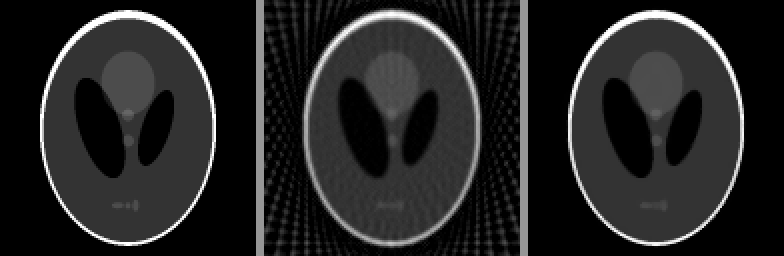
#> input picture algebraic-recon/fig-fewviews.png, 784 x 256 px, given in place of cell256.png, which was not available
$ python figs.py
#> lines starting #> are read from the running program, lines starting #| are printed output that depends on the picture
# Figures for the kernels unit (kernels/lec.qmd). Run: python3 -I tools/figs/kernels/figs.py
# Figure sizes are the display size in px / 96, so 13 pt text shows at about 17 px.
# Filters are correlations with the kernel3x3 demo's kernels, borders replicated as in the demo.
import numpy as np, matplotlib
matplotlib.use("Agg")
import matplotlib.pyplot as plt
from matplotlib.patches import Rectangle, FancyArrowPatch
from scipy import ndimage as ndi

R = '/data/henriksson/github/course/imageanalysis'
OUT = R + '/kernels/'
plt.rcParams.update({"font.size": 13, "font.family": "DejaVu Sans", "svg.fonttype": "none",
                     "axes.edgecolor": "#555", "axes.labelcolor": "#1b2a3a",
                     "xtick.color": "#555", "ytick.color": "#555", "text.color": "#1b2a3a"})
INK, BLUE, RED, ORANGE, GREEN = "#1b2a3a", "#2a6f97", "#bc4749", "#e08a1e", "#3a8a5c"
cell = plt.imread(R + '/demos/src/fourier2d/cell256.png').astype(float)
#> cell: shape (256, 784) float64; min 0, max 1, mean 0.139
if cell.ndim == 3: cell = cell[..., 0]
cell = np.round(cell * 255)

K = {"gauss": np.array([[1, 2, 1], [2, 4, 2], [1, 2, 1]]) / 16,
     "sharpen": np.array([[0, -1, 0], [-1, 5, -1], [0, -1, 0]]),
     "laplace": np.array([[0, 1, 0], [1, -4, 1], [0, 1, 0]]),
     "sobelx": np.array([[-1, 0, 1], [-2, 0, 2], [-1, 0, 1]]),
     "sobely": np.array([[-1, -2, -1], [0, 0, 0], [1, 2, 1]])}
def filt(img, k, mode="nearest"): return ndi.correlate(img, k.astype(float), mode=mode)
def save(fig, name, **kw):
    fig.savefig(OUT + name, facecolor="white", **kw); plt.close(fig)

# ------------------------------------------------------------ 1. a kernel slides over the image
I = np.array([[1 if i + j <= 2 else (5 if i + j == 3 else 9) for j in range(5)] for i in range(5)])
G = np.array([[1, 2, 1], [2, 4, 2], [1, 2, 1]])
out = np.full((5, 5), np.nan)
for i in range(1, 4):
    for j in range(1, 4):
        out[i, j] = (I[i - 1:i + 2, j - 1:j + 2] * G).sum() / 16
assert out[2, 2] == 7.5
fig = plt.figure(figsize=(560 / 96, 230 / 96))
def grid(ax, M, hl=None, fmt="{:g}", title="", cmap_vals=None):
#> called with M = array of shape (5, 5), hl = (2, 2), fmt = '{:g}', title = 'input'
    n, m = M.shape
    for i in range(n):
        for j in range(m):
            v = M[i, j]
            fc = "white" if np.isnan(v) else plt.cm.Greys(0.08 + 0.5 * (v / 9))
            ax.add_patch(Rectangle((j, n - 1 - i), 1, 1, fc=fc, ec="#999", lw=1))
            if not np.isnan(v):
                ax.text(j + 0.5, n - 0.5 - i, fmt.format(v), ha="center", va="center", fontsize=13.5 if len(fmt.format(v)) < 4 else 12.5,
                        color="white" if v > 6.5 and fc != "white" else INK)
    if hl is not None:
        i, j = hl
        ax.add_patch(Rectangle((j - 1, n - 2 - i), 3, 3, fill=False, ec=ORANGE, lw=3))
    ax.set_xlim(-0.1, m + 0.1); ax.set_ylim(-0.1, n + 0.1); ax.set_aspect("equal"); ax.axis("off")
    ax.set_title(title, fontsize=13.5, pad=4)
a1 = fig.add_axes([0.0, 0.02, 0.36, 0.86]); grid(a1, I.astype(float), hl=(2, 2), title="input")
a2 = fig.add_axes([0.40, 0.2, 0.2, 0.5])
for i in range(3):
    for j in range(3):
        a2.add_patch(Rectangle((j, 2 - i), 1, 1, fc="#fdf1e2", ec=ORANGE, lw=1.2))
        a2.text(j + 0.5, 2.5 - i, str(G[i, j]), ha="center", va="center", fontsize=13.5)
a2.set_xlim(-0.1, 3.1); a2.set_ylim(-0.1, 3.1); a2.set_aspect("equal"); a2.axis("off")
a2.set_title("weights ÷ 16", fontsize=13.5, pad=4)
a3 = fig.add_axes([0.64, 0.02, 0.36, 0.86])
o2 = out.copy(); grid(a3, o2, fmt="{:g}", title="output")
a3.add_patch(Rectangle((2, 2), 1, 1, fill=False, ec=ORANGE, lw=3))
fig.add_artist(FancyArrowPatch((0.36, 0.45), (0.40, 0.45), transform=fig.transFigure, arrowstyle="-|>", mutation_scale=16, color=INK))
fig.add_artist(FancyArrowPatch((0.60, 0.45), (0.64, 0.45), transform=fig.transFigure, arrowstyle="-|>", mutation_scale=16, color=INK))
save(fig, "fig-slide.svg")
print("output interior\n", out[1:4, 1:4])

# ------------------------------------------------------------ 2. a gallery: same input, different weights
crop = cell[60:196, 120:256]
panels = [(crop, "input", (0, 255)), (filt(crop, K["gauss"]), "Gaussian", (0, 255)),
          (filt(crop, K["sharpen"]), "sharpen", (0, 255)),
          (filt(crop, K["sobelx"]), "Sobel x\n(0 = grey)", (-300, 300)),
          ]
#> call 3 of filt, with k = array of shape (3, 3), mode = 'nearest'
#> in filt (call 3), `def filt(img, k, mode="nearest"): return ndi.correlate(img, k.astype(f..`:
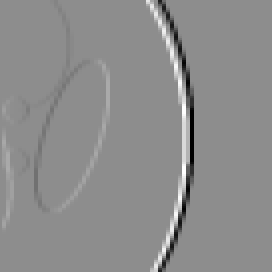
#> returned value: shape (136, 136) float64 (shown 2 times larger); min -1020, max 816, mean -2.6; drawn with min black and max white
fig, ax = plt.subplots(2, 2, figsize=(400 / 96, 440 / 96))
for a, (img, t, (lo, hi)) in zip(ax.ravel(), panels):
    a.imshow(np.clip(img, lo, hi), cmap="gray", vmin=lo, vmax=hi, interpolation="nearest")
    a.set_xticks([]); a.set_yticks([]); a.set_xlabel(t, fontsize=15.5, linespacing=1.05)
#> this loop made 4 passes
#> (t, lo, hi) on passes 1 to 3: ('input', 0, 255), ('Gaussian', 0, 255), ('sharpen', 0, 255)
#> (lo, hi) on pass 4: (-300, 300)
fig.subplots_adjust(left=0.01, right=0.99, top=0.995, bottom=0.13, wspace=0.06, hspace=0.25)
save(fig, "fig-gallery.png", dpi=192)
#> call 2 of save, with name = 'fig-gallery.png'
#> in save (call 2), `fig.savefig(OUT + name, facecolor='white', **kw)`:
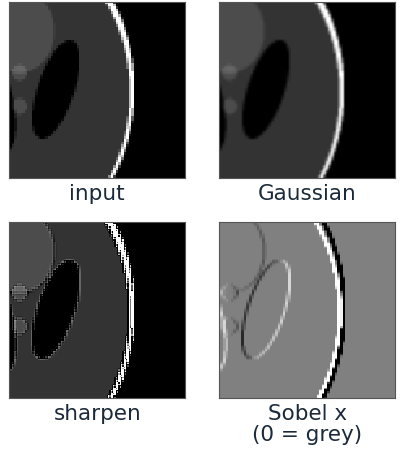
#> figure drawn by matplotlib, 4 panels

# ------------------------------------------------------------ 3. slope and curvature of a step
x = np.arange(5); f = np.array([0, 0, 3, 6, 6.])
#> after `x = np.arange(5)`: x = [0, 1, 2, 3, 4]
#> after `f = np.array([0, 0, 3, 6, 6.0])`: f = [0, 0, 3, 6, 6]
slope = np.full(5, np.nan); curv = np.full(5, np.nan)
#> after `slope = np.full(5, np.nan)`: slope = [nan, nan, nan, nan, nan]
#> after `curv = np.full(5, np.nan)`: curv = [nan, nan, nan, nan, nan]
for i in range(1, 4):
    slope[i] = (f[i + 1] - f[i - 1]) / 2; curv[i] = f[i + 1] - 2 * f[i] + f[i - 1]
#> after the loop, curv = [nan, 3, 0, -3, nan]; slope = [nan, 1.5, 3, 1.5, nan]
assert list(slope[1:4]) == [1.5, 3, 1.5] and list(curv[1:4]) == [3, 0, -3]
fig, ax = plt.subplots(3, 1, figsize=(340 / 96, 360 / 96), sharex=True)
for a, y, c, lab in zip(ax, [f, slope, curv], [INK, BLUE, RED], ["pixel\nvalues", "slope", "curvature"]):
    ok = np.isfinite(y)
    a.axhline(0, color="#bbb", lw=1)
    a.vlines(x[ok], 0, y[ok], color=c, lw=3); a.plot(x[ok], y[ok], "o", color=c, ms=8)
    for xi, yi in zip(x[ok], y[ok]):
        a.text(xi + 0.12, yi + (0.5 if yi >= 0 else -0.6), f"{yi:g}", color=c, fontsize=13, va="center")
    a.set_ylabel(lab, fontsize=13.5, linespacing=1.0)
    a.set_ylim(-4.5, 8.2) if lab != "pixel\nvalues" else a.set_ylim(-0.8, 8.2)
    a.set_yticks([]); a.spines[["top", "right", "left"]].set_visible(False)
    a.axvline(2, color=ORANGE, lw=1.2, ls="--", zorder=0)
#> this loop made 3 passes
#> (y, c, lab, ok) on passes 2 to 3: ([nan, 1.5, 3, 1.5, nan], '#2a6f97', 'slope', [False, True, True, True, False]), ([nan, 3, 0, -3, nan], '#bc4749', 'curvature', [False, True, True, True, False])
#> (y, c, ok) on pass 1: ([0, 0, 3, 6, 6], '#1b2a3a', [True, True, True, True, True])
ax[2].set_xticks(x); ax[2].set_xlim(-0.4, 4.6); ax[2].set_xlabel("pixel", fontsize=13)
ax[2].text(2.12, 3.2, "zero\ncrossing", color=ORANGE, fontsize=13, va="center", linespacing=1.0)
fig.subplots_adjust(left=0.2, right=0.97, top=0.98, bottom=0.13, hspace=0.12)
save(fig, "fig-derivative.svg")

# ------------------------------------------------------------ 4. noise and edges
rng = np.random.default_rng(3)
crop = cell[40:200, 90:250]
#> crop: shape (160, 160) float64
noisy = np.clip(np.round(crop + 30 * rng.standard_normal(crop.shape)), 0, 255)
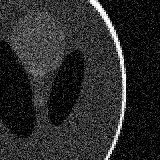
#> noisy: shape (160, 160) float64; min 0, max 255, mean 42.7
lap_clean = filt(crop, K["laplace"])
lap_noisy = filt(noisy, K["laplace"])
blurred = filt(filt(noisy, K["gauss"]), K["gauss"])
log_noisy = filt(blurred, K["laplace"])
#> in filt (call 8), `def filt(img, k, mode="nearest"): return ndi.correlate(img, k.astype(f..`:
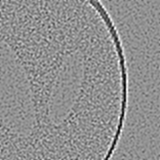
#> returned value: shape (160, 160) float64; min -70.57, max 53.86, mean 0; drawn with min black and max white
print("Laplacian SD: clean %.1f  noisy %.1f  blurred-first %.1f" % (lap_clean.std(), lap_noisy.std(), log_noisy.std()))
#| Laplacian SD: clean 35.7  noisy 114.8  blurred-first 10.4
fig, ax = plt.subplots(1, 3, figsize=(720 / 96, 280 / 96))
for a, img, t, lim in zip(ax, [noisy, lap_noisy, log_noisy],
                          ["input + noise (SD 30)", "Laplacian:\nnoise swamps the edges", "Gaussian twice, then\nLaplacian: edges again"],
                          [None, 120, 40]):
    if lim is None: a.imshow(img, cmap="gray", vmin=0, vmax=255, interpolation="nearest")
    else: a.imshow(np.clip(img, -lim, lim), cmap="gray", vmin=-lim, vmax=lim, interpolation="nearest")
    a.set_xticks([]); a.set_yticks([]); a.set_xlabel(t, fontsize=13.5, linespacing=1.05)
#> this loop made 3 passes
#> lim on passes 2 to 3: 120, 40
#> (t, lim) on pass 1: ('input + noise (SD 30)', None)
fig.subplots_adjust(left=0.01, right=0.99, top=0.99, bottom=0.2, wspace=0.07)
save(fig, "fig-noise.png", dpi=192)

# ------------------------------------------------------------ 5. border rules
crop = cell[30:94, 150:214]                       # 64 x 64 near the image's right side
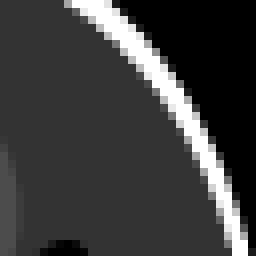
#> crop: shape (64, 64) float64 (shown 4 times larger); min 0, max 255, mean 60.1
p = 16
modes = [("constant", "zeros"), ("edge", "copy the edge"), ("symmetric", "mirror"), ("wrap", "wrap around")]
fig, ax = plt.subplots(2, 2, figsize=(440 / 96, 470 / 96))
for a, (m, t) in zip(ax.ravel(), modes):
    img = np.pad(crop, p, mode=m) if m != "constant" else np.pad(crop, p, mode="constant", constant_values=0)
    a.imshow(img, cmap="gray", vmin=0, vmax=255, interpolation="nearest")
    a.add_patch(Rectangle((p - 0.5, p - 0.5), 64, 64, fill=False, ec=ORANGE, lw=2, ls="--"))
    a.set_xticks([]); a.set_yticks([]); a.set_xlabel(t, fontsize=15.5)
#> this loop made 4 passes
#> pass 1, `img = np.pad(crop, p, mode=m) if m != "constant" else np.pad(crop, p, ..`:
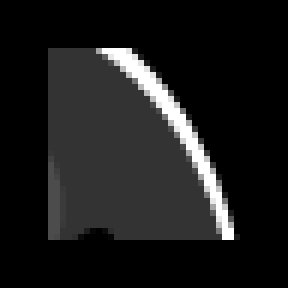
#> img: shape (96, 96) float64 (shown 3 times larger); min 0, max 255, mean 26.7
fig.subplots_adjust(left=0.01, right=0.99, top=0.995, bottom=0.08, wspace=0.06, hspace=0.16)
save(fig, "fig-border.png", dpi=192)
#> in save (call 5), `fig.savefig(OUT + name, facecolor='white', **kw)`:
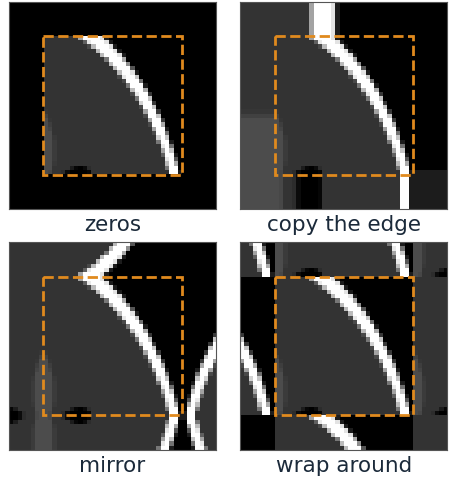
#> figure drawn by matplotlib, 4 panels
